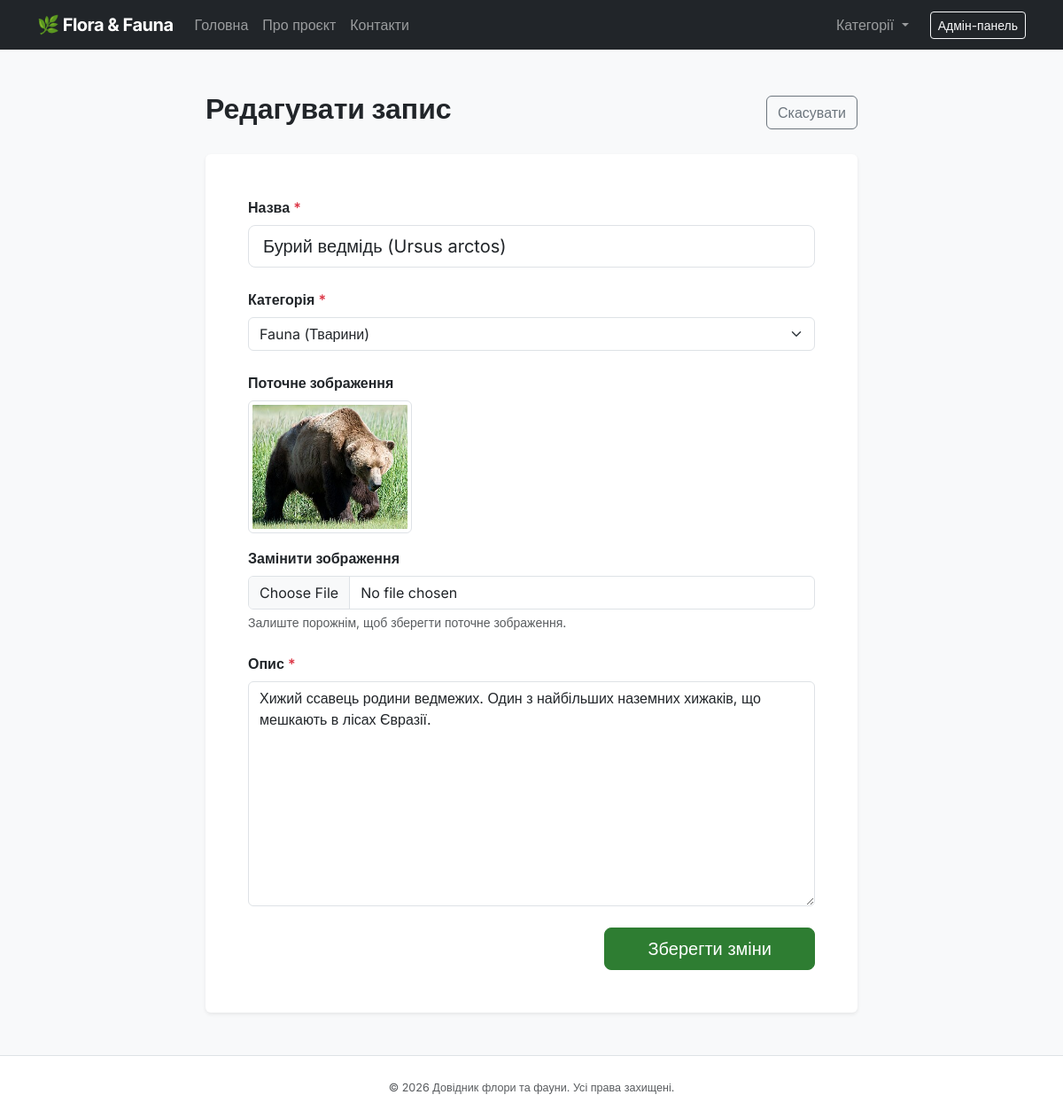
Page /admin/edit.php?id=11 (signed in) on the committed database.
### tables this page shows
CREATE TABLE IF NOT EXISTS `menu` (
    `id` INT AUTO_INCREMENT PRIMARY KEY,
    `title` VARCHAR(50) NOT NULL,
    `url` VARCHAR(100) NOT NULL DEFAULT '/'
);

CREATE TABLE IF NOT EXISTS `entries` (
    `id` INT AUTO_INCREMENT PRIMARY KEY,
    `category_id` INT NOT NULL,
    `title` VARCHAR(255) NOT NULL,
    `content` TEXT NOT NULL,
    `image_path` VARCHAR(255) DEFAULT NULL,
    `created_at` TIMESTAMP DEFAULT CURRENT_TIMESTAMP,
    `updated_at` TIMESTAMP DEFAULT CURRENT_TIMESTAMP ON UPDATE CURRENT_TIMESTAMP,
    CONSTRAINT `fk_entries_category` FOREIGN KEY (`category_id`) REFERENCES `categories`(`id`) ON DELETE CASCADE
);

CREATE TABLE IF NOT EXISTS `categories` (
    `id` INT AUTO_INCREMENT PRIMARY KEY,
    `name` VARCHAR(100) NOT NULL UNIQUE
);

### admin/edit.php (called while the page is built, shortened)
<?php
require_once __DIR__ . '/../core/init.php';
$id = isset($_GET['id']) ? (int)$_GET['id'] : 0;
$entry = get_entry_by_id($db_connection, $id);
$categories = get_active_categories($db_connection);
require_once __DIR__ . '/../views/header.view.php';
require_once __DIR__ . '/../views/admin/edit.view.php';
require_once __DIR__ . '/../views/footer.view.php';

### core/functions.php (called while the page is built, shortened)
<?php
function get_navigation_menu(PDO $connection): array
{
    $query = "SELECT title, url FROM menu ORDER BY id ASC";
    $statement = $connection->query($query);
    return $statement->fetchAll();
}
function get_active_categories(PDO $connection): array
{
    $query = "SELECT id, name FROM categories ORDER BY name ASC";
    $statement = $connection->query($query);
    return $statement->fetchAll();
}
function get_entry_by_id(PDO $connection, int $id): ?array
{
    $query = "SELECT e.*, c.name as category_name
              FROM entries e
              JOIN categories c ON e.category_id = c.id
              WHERE e.id = :id
              LIMIT 1";
    $statement = $connection->prepare($query);
    $statement->execute(['id' => $id]);
    $entry = $statement->fetch();
    return $entry ?: null;
}

### core/init.php (called while the page is built, shortened)
<?php
require_once __DIR__ . '/functions.php';
try {
    $db_connection = get_db_connection();
    $header_menu = get_navigation_menu($db_connection);
    $header_categories = get_active_categories($db_connection);
} catch (PDOException $e) {
    if (($_ENV['APP_ENV'] ?? 'development') === 'development') {
        die("Помилка підключення до бази даних: " . $e->getMessage());
    }
    error_log("DB Connection Error: " . $e->getMessage());
}

### views/admin/edit.view.php (the view, shortened to what this page needs)
<div class="row justify-content-center">
    <div class="col-lg-8">
        <div class="d-flex justify-content-between align-items-center mb-4">
            <h1 class="h2 fw-bold">Редагувати запис</h1>
            <a href="/admin/index.php" class="btn btn-outline-secondary">Скасувати</a>
        </div>
        <div class="card shadow-sm border-0">
            <div class="card-body p-4 p-md-5">
                <form action="/admin/edit.php?id=<?= $entry['id'] ?>" method="POST" enctype="multipart/form-data">
                    <div class="mb-4">
                        <label for="title" class="form-label fw-semibold">Назва <span class="text-danger">*</span></label>
                        <input type="text" name="title" id="title" class="form-control form-control-lg" value="<?= htmlspecialchars($entry['title']) ?>" required>
                    </div>
                    <div class="mb-4">
                        <label for="category_id" class="form-label fw-semibold">Категорія <span class="text-danger">*</span></label>
                        <select name="category_id" id="category_id" class="form-select" required>
                            <?php foreach ($categories as $category): ?>
                                <option value="<?= $category['id'] ?>" <?= $category['id'] == $entry['category_id'] ? 'selected' : '' ?>>
                                    <?= htmlspecialchars($category['name']) ?>
                                </option>
                            <?php endforeach; ?>
                        </select>
                    </div>
                    <div class="mb-4">
                        <label class="form-label fw-semibold d-block">Поточне зображення</label>
                        <?php if (!empty($entry['image_path'])): ?>
                            <div class="mb-3">
                                <img src="/img/<?= htmlspecialchars($entry['image_path']) ?>" class="img-thumbnail" style="max-height: 150px;">
                            </div>
                        <?php else: ?>
                            <p class="text-muted small">Зображення відсутнє</p>
                        <?php endif; ?>
                        <label for="image" class="form-label fw-semibold">Замінити зображення</label>
                        <input type="file" name="image" id="image" class="form-control" accept="image/*">
                        <div class="form-text">Залиште порожнім, щоб зберегти поточне зображення.</div>
                    </div>
                    <div class="mb-4">
                        <label for="content" class="form-label fw-semibold">Опис <span class="text-danger">*</span></label>
                        <textarea name="content" id="content" class="form-control" rows="10" required><?= htmlspecialchars($entry['content']) ?></textarea>
                    </div>
                    <div class="d-grid gap-2 d-md-flex justify-content-md-end">
                        <button type="submit" class="btn btn-primary btn-lg px-5">Зберегти зміни</button>
                    </div>
                </form>
            </div>
        </div>
    </div>
</div>

### views/header.view.php (shortened to what this page needs)
<!DOCTYPE html>
<html lang="uk">
<head>
    <link href="https://cdn.jsdelivr.net/npm/bootstrap@5.3.3/dist/css/bootstrap.min.css" rel="stylesheet">
    <link rel="stylesheet" href="/css/main.css">
</head>
<body class="bg-light">
    <nav class="navbar navbar-expand-lg navbar-dark bg-dark">
        <div class="container">
            <a class="navbar-brand fw-bold" href="/">🌿 Flora & Fauna</a>
            <div class="collapse navbar-collapse" id="navbarMain">
                <ul class="navbar-nav me-auto mb-2 mb-lg-0">
                    <?php foreach ($header_menu as $menu_item): ?>
                        <li class="nav-item">
                            <a class="nav-link" href="<?= htmlspecialchars($menu_item['url']) ?>">
                                <?= htmlspecialchars($menu_item['title']) ?>
                            </a>
                        </li>
                    <?php endforeach; ?>
                </ul>
                <ul class="navbar-nav ms-auto mb-2 mb-lg-0">
                    <?php if (isset($header_categories)): ?>
                        <li class="nav-item dropdown">
                            <a class="nav-link dropdown-toggle" href="#" id="categoryDropdown" role="button" data-bs-toggle="dropdown" aria-expanded="false">
                                Категорії
                            </a>
                        </li>
                    <?php endif; ?>
                </ul>
                <div class="d-flex ms-lg-3">
                    <?php if (isset($_SESSION['user_id'])): ?>
                        <a href="/admin/index.php" class="btn btn-outline-light btn-sm">Адмін-панель</a>
                    <?php else: ?>
                        <a href="/login.php" class="btn btn-primary btn-sm">Вхід</a>
                    <?php endif; ?>
                </div>
            </div>
        </div>
    </nav>
    <main class="container py-5">

### css/main.css (style rules this page uses)
:root { --primary-color: #2e7d32; --secondary-color: #607d8b; --bg-color: #f8f9fa; --text-color: #212529; }
body { font-family: 'Inter', sans-serif; color: var(--text-color); min-height: 100vh; display: flex; flex-direction: column; }
main { flex: 1; }
.navbar-brand { letter-spacing: -0.5px; }
.btn-primary { background-color: var(--primary-color); border-color: var(--primary-color); }
.card { border: 1px solid rgba(0,0,0,.125); }

### rows in the picture
menu: title "Головна"
menu: title "Про проєкт"
menu: title "Контакти"
entries: title "Бурий ведмідь (Ursus arctos)", category_id "Fauna (Тварини)", image_path (picture), content "Хижий ссавець родини ведмежих. Один з найбільших наземних хижаків, що мешкають в лісах Євразії."
